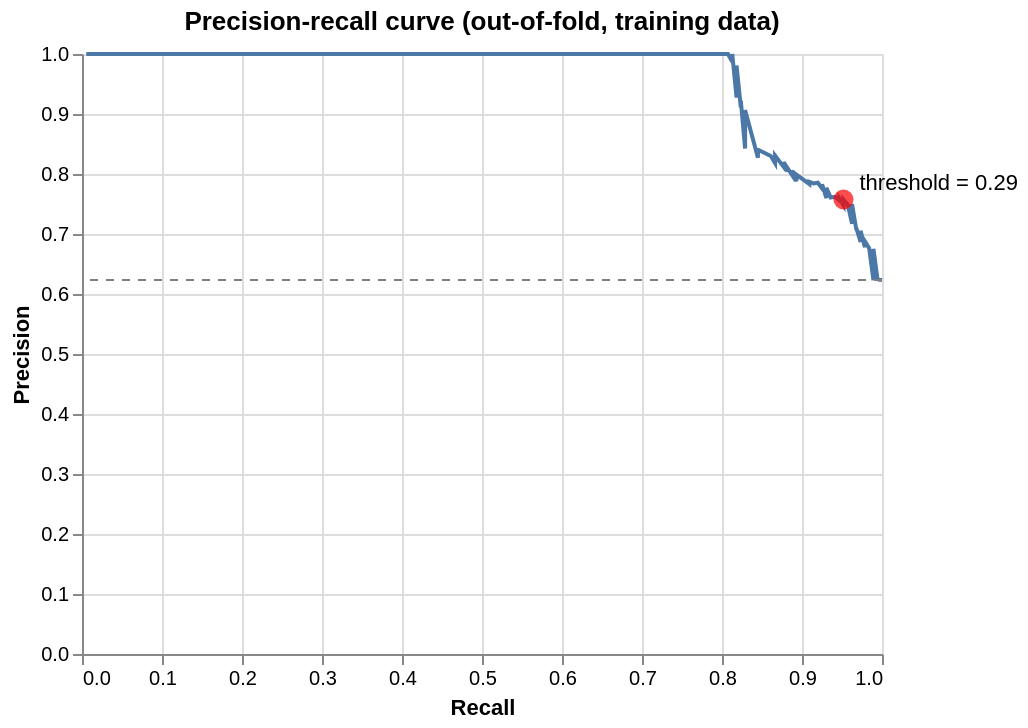

The cell this chart's notebook holds for it:
### Code cell
## Precision-Recall Curve with identified threshold
pr_df = pd.DataFrame({
    "recall": recall[:-1],
    "precision": precision[:-1],
    "threshold": thresholds,
})

curve = alt.Chart(pr_df).mark_line().encode(
    x=alt.X("recall:Q", title="Recall", scale=alt.Scale(domain=[0, 1])),
    y=alt.Y("precision:Q", title="Precision", scale=alt.Scale(domain=[0, 1])),
    tooltip=[alt.Tooltip(c, format=".3f") for c in ["threshold", "recall", "precision"]],
)

chosen = alt.Chart(pd.DataFrame({
    "recall": [recall[idx]],
    "precision": [precision[idx]],
    "label": [f"threshold = {threshold:.2f}"],
})).mark_point(size=100, filled=True, color="red").encode(
    x="recall:Q", y="precision:Q"
)

label = chosen.mark_text(align="left", dx=8, dy=-8).encode(text="label:N")

baseline = alt.Chart(pd.DataFrame({"y": [y_train.mean()]})).mark_rule(
    strokeDash=[4, 4], color="gray"
).encode(y="y:Q")

(curve + baseline + chosen + label).properties(
    title="Precision-recall curve (out-of-fold, training data)",
    width=400, height=300,
)

### Figure 1 — Vega-Lite specification as saved in the notebook (floating-point values rounded to 4 significant figures; data arrays with more than 128 entries replaced by an {"elided": "..."} marker saying what was removed)
{"config": {"view": {"continuousWidth": 300, "continuousHeight": 300}}, "layer": [{"data": {"name": "data-732248bda3c099e1e68c86e73a39db8a"}, "mark": {"type": "line"}, "encoding": {"tooltip": [{"field": "threshold", "format": ".3f", "type": "quantitative"}, {"field": "recall", "format": ".3f", "type": "quantitative"}, {"field": "precision", "format": ".3f", "type": "quantitative"}], "x": {"field": "recall", "scale": {"domain": [0, 1]}, "title": "Recall", "type": "quantitative"}, "y": {"field": "precision", "scale": {"domain": [0, 1]}, "title": "Precision", "type": "quantitative"}}}, {"data": {"name": "data-4d1809a323c8f26a4f83479c03bb186a"}, "mark": {"type": "rule", "color": "gray", "strokeDash": [4, 4]}, "encoding": {"y": {"field": "y", "type": "quantitative"}}}, {"data": {"name": "data-911fdab74188bbb9dc2224a03c3d05c0"}, "mark": {"type": "point", "color": "red", "filled": true, "size": 100}, "encoding": {"x": {"field": "recall", "type": "quantitative"}, "y": {"field": "precision", "type": "quantitative"}}}, {"data": {"name": "data-911fdab74188bbb9dc2224a03c3d05c0"}, "mark": {"type": "text", "align": "left", "dx": 8, "dy": -8}, "encoding": {"text": {"field": "label", "type": "nominal"}, "x": {"field": "recall", "type": "quantitative"}, "y": {"field": "precision", "type": "quantitative"}}}], "height": 300, "title": "Precision-recall curve (out-of-fold, training data)", "width": 400, "$schema": "https://vega.github.io/schema/vega-lite/v6.4.1.json", "datasets": {"data-732248bda3c099e1e68c86e73a39db8a": {"elided": "257 records"}, "data-4d1809a323c8f26a4f83479c03bb186a": [{"y": 0.6233}], "data-911fdab74188bbb9dc2224a03c3d05c0": [{"recall": 0.9519, "precision": 0.7574, "label": "threshold = 0.29"}]}}
